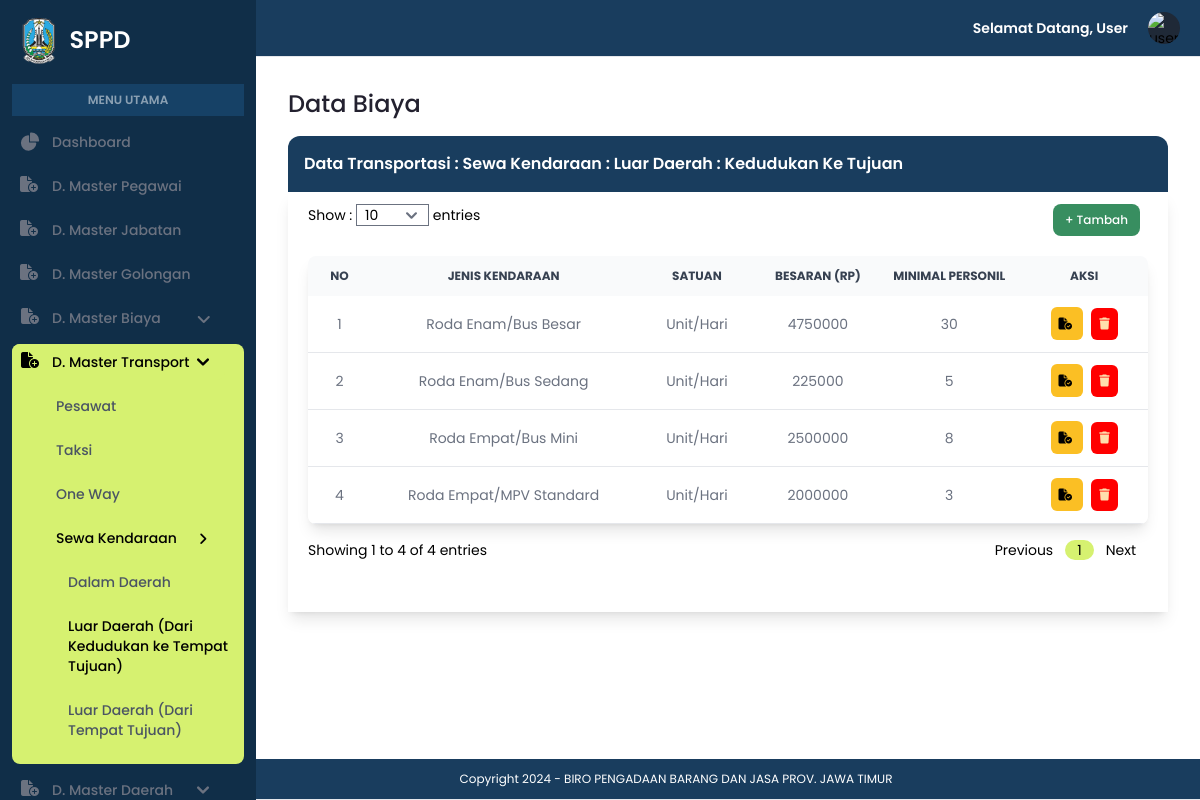
Page /admin/sewa_ldk.php on the committed database.
### tables this page shows
CREATE TABLE `sewa_ldk` (
  `kode_sewa_ldk` int(11) NOT NULL,
  `jenis_kendaraan` varchar(100) DEFAULT NULL,
  `besaran` varchar(100) DEFAULT NULL,
  `minimal_personil` varchar(100) DEFAULT NULL
);

### admin/sewa_ldk.php (the view, shortened to what the rows shown need)
<?php
include '../koneksi.php';
?>
<!DOCTYPE html>
<html lang="en">
<head>
    <link rel="stylesheet" href="../assets/css/style.css">
    <link rel="stylesheet" href="https://cdnjs.cloudflare.com/ajax/libs/font-awesome/6.5.1/css/all.min.css" />
    <link href="https://cdnjs.cloudflare.com/ajax/libs/flowbite/2.3.0/flowbite.min.css" rel="stylesheet" />
    <script src="https://cdn.tailwindcss.com"></script>
</head>
<body>
    <section id="sidebar">
        <?php
        $batas = isset($_GET['batas']) ? (int)$_GET['batas'] : 10;
        $halaman = isset($_GET['halaman']) ? (int)$_GET['halaman'] : 1;
        $halaman_awal = ($halaman > 1) ? ($halaman * $batas) - $batas : 0;
        ?>
        <div class="p-4 sm:ml-64">
            <div class="p-4 mt-14">
                <h1 class="text-[#23212F] font-medium text-2xl">Data Biaya</h1>
                <div class="border-solid">
                    <div class="bg-[#193D5E] rounded-t-xl mt-4 p-4">
                        <h1 class="text-white text-md font-semibold">Data Transportasi : Sewa Kendaraan : Luar Daerah : Kedudukan Ke Tujuan</h1>
                    </div>
                    <div class="shadow-lg px-5 py-3">
                        <div class="overflow-x-auto shadow-lg sm:rounded-lg mt-3">
                            <table class="w-full text-sm text-left rtl:text-right text-gray-500">
                                <thead class="text-xs text-gray-700 uppercase bg-gray-50 text-center">
                                    <tr>
                                        <th scope="col" class="px-2 py-3">
                                            No
                                        </th>
                                        <th scope="col" class="px-2 py-3">
                                            Jenis Kendaraan
                                        </th>
                                        <th scope="col" class="px-2 py-3">
                                            Satuan
                                        </th>
                                        <th scope="col" class="px-2 py-3">
                                            Besaran (Rp)
                                        </th>
                                        <th scope="col" class="px-2 py-3">
                                            Minimal Personil
                                        </th>
                                        <th scope="col" class="px-2 py-3">
                                            Aksi
                                        </th>
                                    </tr>
                                </thead>
                                <tbody>
                                    <?php
                                    $query = "SELECT * FROM sewa_ldk LIMIT $halaman_awal, $batas";
                                    $result = $koneksi->query($query);
                                    if ($result) {
                                        if ($result->num_rows > 0) {
                                            $nomor = $halaman_awal + 1;
                                            while ($row = $result->fetch_assoc()) {
                                                echo "<tr class='bg-white border-b hover:bg-gray-50'>";
                                                echo "<td class='px-6 py-3 text-center'>" . $nomor++ . "</td>";
                                                echo "<td class='px-6 py-3 text-center'>" . $row['jenis_kendaraan'] . "</td>";
                                                echo "<td class='px-6 py-3 text-center'>Unit/Hari</td>";
                                                echo "<td class='px-6 py-3 text-center'>" . $row['besaran'] . "</td>";
                                                echo "<td class='px-6 py-3 text-center'>" . $row['minimal_personil'] . "</td>";
                                                echo "<td class='px-6 py-3 text-center'>
                                                <a href='edit_dtsewaldk.php?edit=" . $row['jenis_kendaraan'] . "' class='font-medium bg-amber-400 hover:bg-amber-500 text-black p-2 rounded-md text-xs mr-2 text-center'>
                                                    <i class='fa-solid fa-file-circle-check'></i>
                                                </a>
                                                <a href='proses_delete_dtsewaldk.php?delete=" . $row['jenis_kendaraan'] . "' onclick='return confirmDelete()' type='button' class='font-medium bg-[#ff0000] hover:bg-red-800 text-[#ffdead] p-2 rounded-md text-xs text-center'>
                                                    <i class='fa-solid fa-trash'></i>
                                                </a>
                                            </td>";
                                                echo "</tr>";
                                            }
                                        } else {
                                            echo "<tr><td colspan='6' class='text-center p-2'>Tidak ada data</td></tr>";
                                        }
                                    } else {
                                        echo "<tr><td colspan='6' class='text-center'>Error: " . $koneksi->error . "</td></tr>";
                                    }
                                    ?>
                                </tbody>
                            </table>
                        </div>
                    </div>
                </div>
            </div>
        </div>
    </section>
    <section id="footer">
        <?php include "../footer.php"; ?>
    </section>
</body>
</html>

### rows in the picture
sewa_ldk: jenis_kendaraan "Roda Enam/Bus Besar", besaran "4750000", minimal_personil "30"
sewa_ldk: jenis_kendaraan "Roda Enam/Bus Sedang", besaran "225000", minimal_personil "5"
sewa_ldk: jenis_kendaraan "Roda Empat/Bus Mini", besaran "2500000", minimal_personil "8"
sewa_ldk: jenis_kendaraan "Roda Empat/MPV Standard", besaran "2000000", minimal_personil "3"

### other values in the picture
$start_entry "1"
$end_entry "4"
$total_entries "4"
